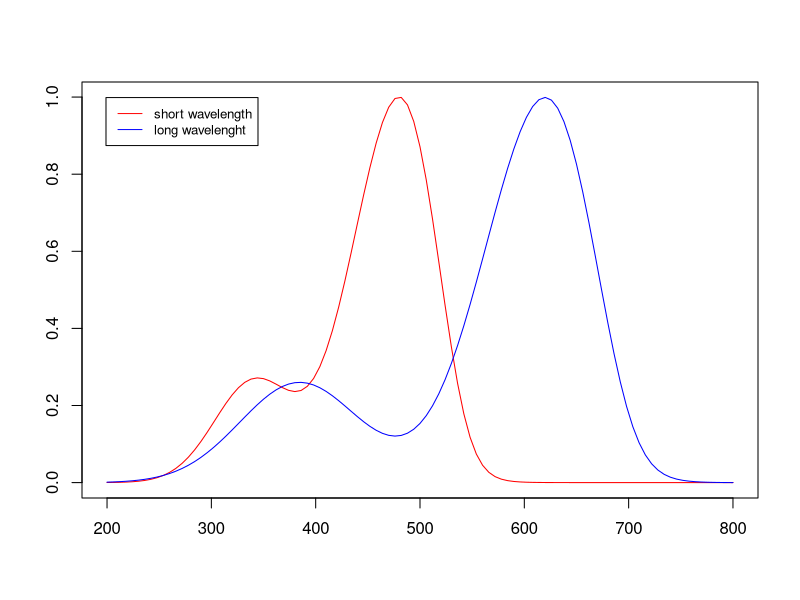

Here is the R script that generated this plot:
#---- Preliminaries ----
#opsin labels and Subscript[\[Lambda], max] values for their sensitivity curves*)

wd <- getwd()

#check if output folder already exists otherwise create one
folders <- "data_output"
if (file.exists(folders) == FALSE) {
  dir.create(file.path(wd, folders), showWarnings = FALSE) 
} else print("Output Folder Already exists")

#map folders to R structure
outputPath <- paste(wd, "/data_output/" , sep = "")
data.files <- list.files(outputPath)

opsins <- c("short wavelength", "long wavelenght")

lmax <- c(480., 620.)

nOpsin <- length(opsins)

nCoeff <- 2  #number of coefficients in Hermite series expansion

functions <- c("foton capture efficiency", "peak sensitivity", "sensitivity range")
nFunc <- length(functions)

#lower and upper limits of wavelenght in opsin sensitivity spectra
la <- 200
lb <- 800

#---- Definition of Opsin Sensitivity Curves ----

Aband1 <- function(x,L) {
  a <- (0.8795 + 0.0459*exp(-(L - 300.)^(2/11940.)))
  1.0/(exp(69.7*(a - (L/x))) + exp(28.*(0.922 - (L/x))) + 
         exp(-14.9*(1.104 - (L/x))) + 0.674)
}

Bband1 <- function(x,L) {
  m <- 189. + 0.315*L
  b <- -40.5 + 0.195*L
  0.26*exp(-((x - m)/b)^2)
}

Aband2 <- function(x,L) {
  l <- lmax/x
  a <- 0.8795 + 0.0268*exp((L - 665.)/40.7)
  A <- 62.7 + 1.834*exp((L - 625.)/54.2)
  1.0/(exp[A*(a - l)] + exp[20.85*(0.9101 - l)] + 
         exp[-10.37*(1.1123 - l)] + 0.5343)
}

Bband2 <- function(x,L) {
  m <- 216.7 + 0.287*L
  b <- 317. - 1.149*L + 0.00124*L^2
  0.37*exp(-((x - m)/b)^2)
}


pdf(paste(outputPath, "OpsinSpectra.pdf", sep = ""))
curve(Aband1(x, lmax[1]) + Bband1(x, lmax[1]), la, lb, 101, ylab = "", xlab = "", col = "red")
par(new=TRUE)
curve(Aband1(x, lmax[2]) + Bband1(x, lmax[2]), la, lb, 101, ylab = "", xlab = "", col = "blue", axes = FALSE)
legend(199, 1, legend = opsins, col=c("red", "blue"), lty=1, cex=0.8)
dev.off()

